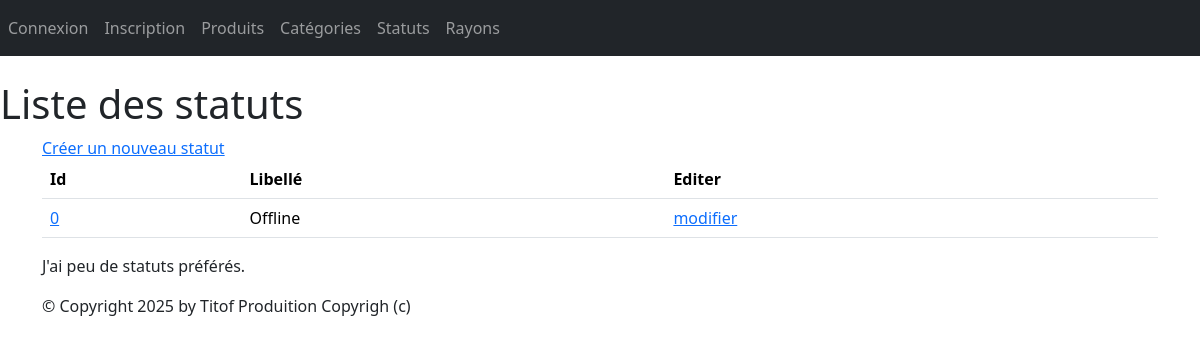
The page /monApp/statuts/ on the database as committed earlier.
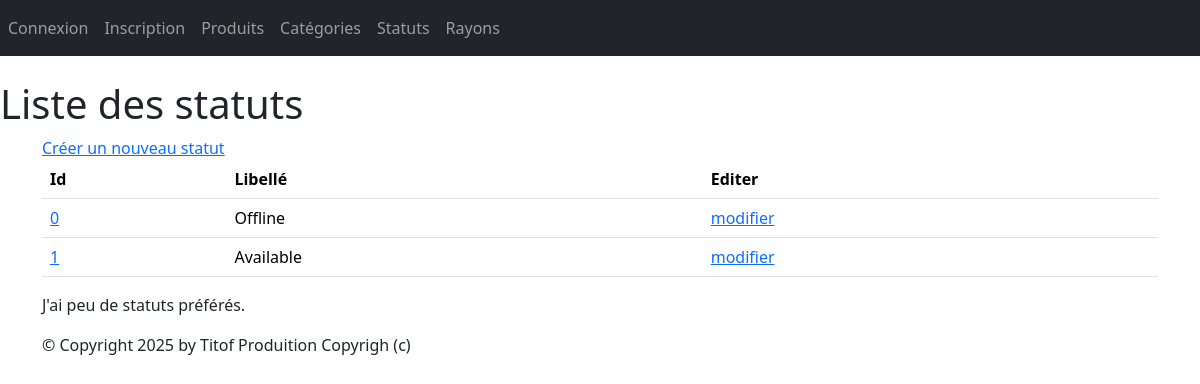
The same page on the database as committed later.
### monApp/models.py (models this page shows, shortened)
class Statut(models.Model):
    idStatut = models.AutoField(primary_key=True)
    libelle = models.CharField(max_length=200)

### monApp/views.py (the view)
# urls.py: path("statuts/", views.StatutListView.as_view(), name="lst_status"),
class StatutListView(ListView):
    model = Statut
    template_name = "monApp/list_statut.html"
    context_object_name = "status"
    def get_context_data(self, **kwargs):
        context = super().get_context_data(**kwargs)
        context["titremenu"] = "Liste des statuts"
        return context

### monApp/templates/monApp/list_statut.html
{% extends 'monApp/base.html' %}
{% block menu %}
    <h1>{{ titremenu }}</h1>
{% endblock %}
{% block contenu %}
    <a href="{% url 'crt_statut' %}">Créer un nouveau statut</a>
    <table class="table">
        <thead>
            <tr>
                <th>Id</th>
                <th>Libellé</th>
                <th>Editer</th>
            </tr>
        </thead>
        <tbody>
            {% for s in status %}
                <tr>
                    <td><a href="{% url 'dlt_statut' s.idStatut %}">{{ s.idStatut }}</a></td>
                    <td>{{ s.libelle }}</td>
                    <td><a href="{% url 'upd_statut' s.idStatut %}">modifier</a></td>
                </tr>
            {% endfor %}
        </tbody>
    </table>
    <p>
        J'ai
        {% if status|length < 5 %}
            peu de
        {% elif status|length < 10 %}
            quelques
        {% else %}
            beaucoup de
        {% endif %}
        statuts préférés.
    </p>
{% endblock %}

Rows that differ between the two databases and show on the page:
added Statut: idStatut "1", libelle "Available"
